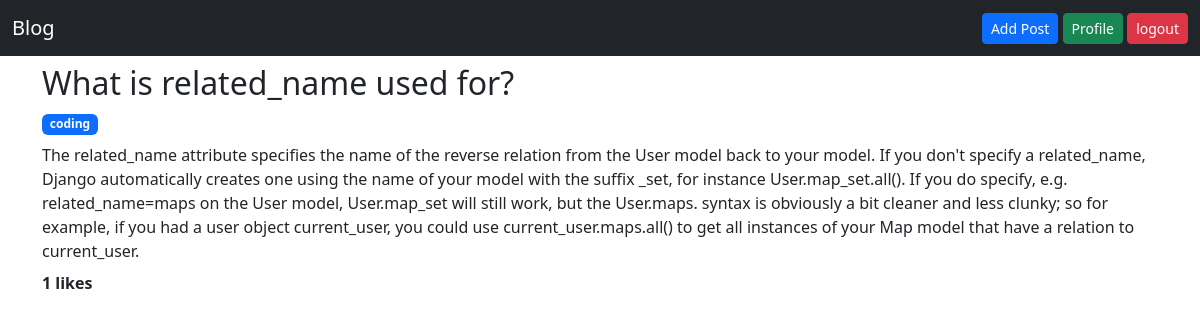
The app's page /post/1 (signed in) with its own data.
### blog/models.py (models this page shows, shortened)
class Post(models.Model):
    author = models.CharField(max_length=30, blank=False, null=False)
    title = models.CharField(max_length=100, blank=False, null=False)
    content = models.TextField(null=False, blank=False)
    created_on = models.DateTimeField(auto_now_add=True)
    category = models.ForeignKey(Category, null=False, blank=False, related_name='posts', on_delete=models.CASCADE)
    def get_post_likes(self):
        return self.like_set.all().count()

class Category(models.Model):
    name = models.CharField(choices=choices, max_length=30, null=False, blank=False)
    created_at = models.DateTimeField(auto_now_add=True)
    def __str__(self) -> str:
        return self.name

### blog/views.py (the view)
# urls.py: path('post/<id>', views.post_detail, name='post_detail'),
@login_required(login_url='accounts/login/')
def post_detail(request, id):
    post = get_object_or_404(Post, pk=id)
    likes = post.get_post_likes()
    context = {'post': post, 'likes': likes}
    return render(request, 'post_detail.html', context)

### templates/post_detail.html
{% extends 'base.html' %}
{% block content %}
    <div class="container mt-2">
        <h2>{{ post.title }}</h2>
        <a href="{% url 'by_category' post.id %}" class="text-decoration-none fw-bold badge bg-primary">{{ post.category }}</a>
        <article class="mt-2">
            {{ post.content }}
        </article>
        <p class="fw-bold mt-2">{{ likes }} likes</p>
    </div>
{% endblock content %}

### records on screen
Post: title "What is related_name used for?", category "coding", content "The related_name attribute specifies the name of the reverse relation from the User model back to your model. If you don't specify a related_name, Django automatically creates one using the name of your model with the suffix _set, for instance User.map_set.all(). If you do specify, e.g. related_name=maps on the User model, User.map_set will still work, but the User.maps. syntax is obviously a bit cleaner and less clunky; so for example, if you had a user object current_user, you could use current_user.maps.all() to get all instances of your Map model that have a relation to current_user."

### other values on screen
{{ likes }} "1"
